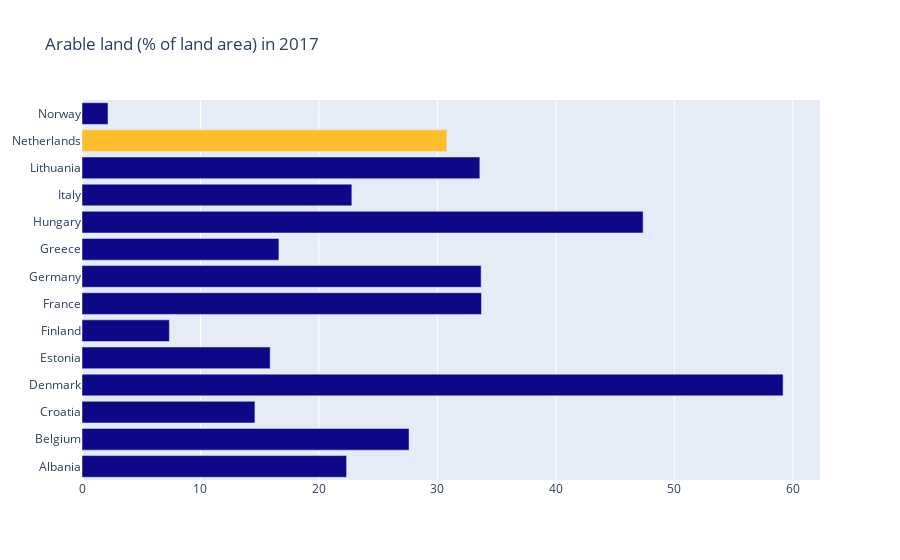

The cell this chart's notebook holds for it:
### Markdown cell above
#### Figure 2 : Population in a country compared to percentage of people employed in agriculture

This figure shows the population and the employment in agriculture of various European countries. The plot on the left shows the population per country in millions and the plot on the right shows the percentage of employed people that work in the agricultural sector per country. The figure shows that the percentage of people that work in the agricultural sector is not related to the total population of a country.

### Code cell
data = pd.read_csv('../datasets/EUonly_arable_land_dataset.csv')

fig = go.Figure()

colors = ['#0d0887',] * 14
colors[12] = '#febd2a'

fig.add_trace(go.Bar(
    x=data['2017'],
    y=data['Country Name'],
    orientation='h',
    name='Arable land (% of land area)',
    marker_color = colors
))

fig.update_layout(title='Arable land (% of land area) in 2017')

fig.show()

### Figure 1 — Plotly figure (JSON) as saved in the notebook; plotly's stock layout.template omitted (floating-point values rounded to 4 significant figures)
{"data": [{"marker": {"color": ["#0d0887", "#0d0887", "#0d0887", "#0d0887", "#0d0887", "#0d0887", "#0d0887", "#0d0887", "#0d0887", "#0d0887", "#0d0887", "#0d0887", "#febd2a", "#0d0887"]}, "name": "Arable land (% of land area)", "orientation": "h", "type": "bar", "x": [22.34, 27.61, 14.6, 59.19, 15.88, 7.377, 33.72, 33.69, 16.62, 47.37, 22.78, 33.58, 30.8, 2.195], "y": ["Albania", "Belgium", "Croatia", "Denmark", "Estonia", "Finland", "France", "Germany", "Greece", "Hungary", "Italy", "Lithuania", "Netherlands", "Norway"]}], "layout": {"title": {"text": "Arable land (% of land area) in 2017"}}}
